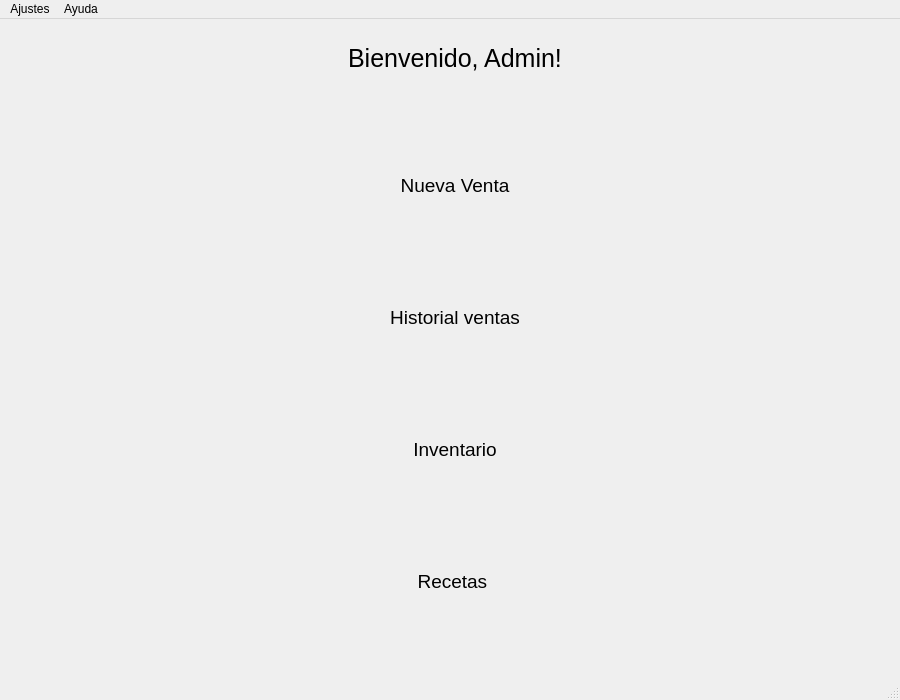
<?xml version="1.0" encoding="UTF-8"?>
<ui version="4.0">
 <class>MainWindow</class>
 <widget class="QMainWindow" name="MainWindow">
  <property name="geometry">
   <rect>
    <x>0</x>
    <y>0</y>
    <width>900</width>
    <height>700</height>
   </rect>
  </property>
  <property name="minimumSize">
   <size>
    <width>900</width>
    <height>700</height>
   </size>
  </property>
  <property name="maximumSize">
   <size>
    <width>900</width>
    <height>700</height>
   </size>
  </property>
  <property name="windowTitle">
   <string>Farmasty</string>
  </property>
  <property name="styleSheet">
   <string notr="true">background:&quot;#222&quot;; color: &quot;#eee&quot;</string>
  </property>
  <widget class="QWidget" name="centralwidget">
   <widget class="QWidget" name="verticalLayoutWidget">
    <property name="geometry">
     <rect>
      <x>20</x>
      <y>10</y>
      <width>871</width>
      <height>621</height>
     </rect>
    </property>
    <layout class="QVBoxLayout" name="verticalLayout" stretch="0,0,0,0,0">
     <property name="spacing">
      <number>73</number>
     </property>
     <property name="bottomMargin">
      <number>33</number>
     </property>
     <item>
      <layout class="QHBoxLayout" name="horizontalLayout_2" stretch="0">
       <property name="spacing">
        <number>7</number>
       </property>
       <property name="sizeConstraint">
        <enum>QLayout::SetMinAndMaxSize</enum>
       </property>
       <property name="leftMargin">
        <number>0</number>
       </property>
       <property name="topMargin">
        <number>0</number>
       </property>
       <item>
        <widget class="QLabel" name="bienvenido_lbl">
         <property name="maximumSize">
          <size>
           <width>500</width>
           <height>40</height>
          </size>
         </property>
         <property name="font">
          <font>
           <pointsize>19</pointsize>
          </font>
         </property>
         <property name="text">
          <string>Bienvenido, Admin!</string>
         </property>
         <property name="alignment">
          <set>Qt::AlignCenter</set>
         </property>
        </widget>
       </item>
      </layout>
     </item>
     <item alignment="Qt::AlignHCenter">
      <widget class="QPushButton" name="nueva_venta_btn">
       <property name="minimumSize">
        <size>
         <width>500</width>
         <height>50</height>
        </size>
       </property>
       <property name="maximumSize">
        <size>
         <width>500</width>
         <height>50</height>
        </size>
       </property>
       <property name="font">
        <font>
         <pointsize>14</pointsize>
        </font>
       </property>
       <property name="cursor">
        <cursorShape>PointingHandCursor</cursorShape>
       </property>
       <property name="styleSheet">
        <string notr="true">border-radius: 15px;
padding:4px;
background-color: '#ccd1d1';
color:&quot;#222&quot;</string>
       </property>
       <property name="text">
        <string>Nueva Venta</string>
       </property>
      </widget>
     </item>
     <item alignment="Qt::AlignHCenter">
      <widget class="QPushButton" name="historial_ventas_btn">
       <property name="minimumSize">
        <size>
         <width>500</width>
         <height>50</height>
        </size>
       </property>
       <property name="maximumSize">
        <size>
         <width>500</width>
         <height>50</height>
        </size>
       </property>
       <property name="font">
        <font>
         <pointsize>14</pointsize>
        </font>
       </property>
       <property name="cursor">
        <cursorShape>PointingHandCursor</cursorShape>
       </property>
       <property name="styleSheet">
        <string notr="true">border-radius: 15px;
padding:4px;
background-color: '#ccd1d1';
color:&quot;#222&quot;</string>
       </property>
       <property name="text">
        <string>Historial ventas</string>
       </property>
      </widget>
     </item>
     <item alignment="Qt::AlignHCenter">
      <widget class="QPushButton" name="inventario_btn">
       <property name="minimumSize">
        <size>
         <width>500</width>
         <height>50</height>
        </size>
       </property>
       <property name="maximumSize">
        <size>
         <width>600</width>
         <height>50</height>
        </size>
       </property>
       <property name="font">
        <font>
         <pointsize>14</pointsize>
        </font>
       </property>
       <property name="cursor">
        <cursorShape>PointingHandCursor</cursorShape>
       </property>
       <property name="styleSheet">
        <string notr="true">border-radius: 15px;
padding:4px;
background-color: '#ccd1d1';
color:&quot;#222&quot;</string>
       </property>
       <property name="text">
        <string>Inventario</string>
       </property>
      </widget>
     </item>
     <item alignment="Qt::AlignHCenter">
      <widget class="QPushButton" name="recetas_btn">
       <property name="minimumSize">
        <size>
         <width>500</width>
         <height>50</height>
        </size>
       </property>
       <property name="maximumSize">
        <size>
         <width>500</width>
         <height>50</height>
        </size>
       </property>
       <property name="font">
        <font>
         <pointsize>14</pointsize>
        </font>
       </property>
       <property name="cursor">
        <cursorShape>PointingHandCursor</cursorShape>
       </property>
       <property name="styleSheet">
        <string notr="true">border-radius: 15px;
padding:4px;
background-color: '#ccd1d1';
color:&quot;#222&quot;</string>
       </property>
       <property name="text">
        <string>Recetas </string>
       </property>
      </widget>
     </item>
    </layout>
   </widget>
  </widget>
  <widget class="QMenuBar" name="menubar">
   <property name="geometry">
    <rect>
     <x>0</x>
     <y>0</y>
     <width>900</width>
     <height>26</height>
    </rect>
   </property>
   <widget class="QMenu" name="menuAjustext">
    <property name="title">
     <string>Ajustes</string>
    </property>
    <addaction name="action_cambiar_contrasena"/>
    <addaction name="action_cerrar_sesion"/>
    <addaction name="action_reportar_problema"/>
   </widget>
   <widget class="QMenu" name="menuAyuda">
    <property name="title">
     <string>Ayuda</string>
    </property>
    <addaction name="actionContacto"/>
    <addaction name="actionPagina_web"/>
   </widget>
   <addaction name="menuAjustext"/>
   <addaction name="menuAyuda"/>
  </widget>
  <widget class="QStatusBar" name="statusbar"/>
  <action name="action_cerrar_sesion">
   <property name="text">
    <string>Cerrar Sesion</string>
   </property>
  </action>
  <action name="action_reportar_problema">
   <property name="text">
    <string>Reportar Problema</string>
   </property>
  </action>
  <action name="action_cambiar_contrasena">
   <property name="text">
    <string>Perfil de usuario</string>
   </property>
  </action>
  <action name="actionAyuda">
   <property name="text">
    <string>Ayuda</string>
   </property>
  </action>
  <action name="actionContacto">
   <property name="text">
    <string>Contacto</string>
   </property>
  </action>
  <action name="actionPagina_web">
   <property name="text">
    <string>Pagina web</string>
   </property>
  </action>
 </widget>
 <resources/>
 <connections/>
</ui>
